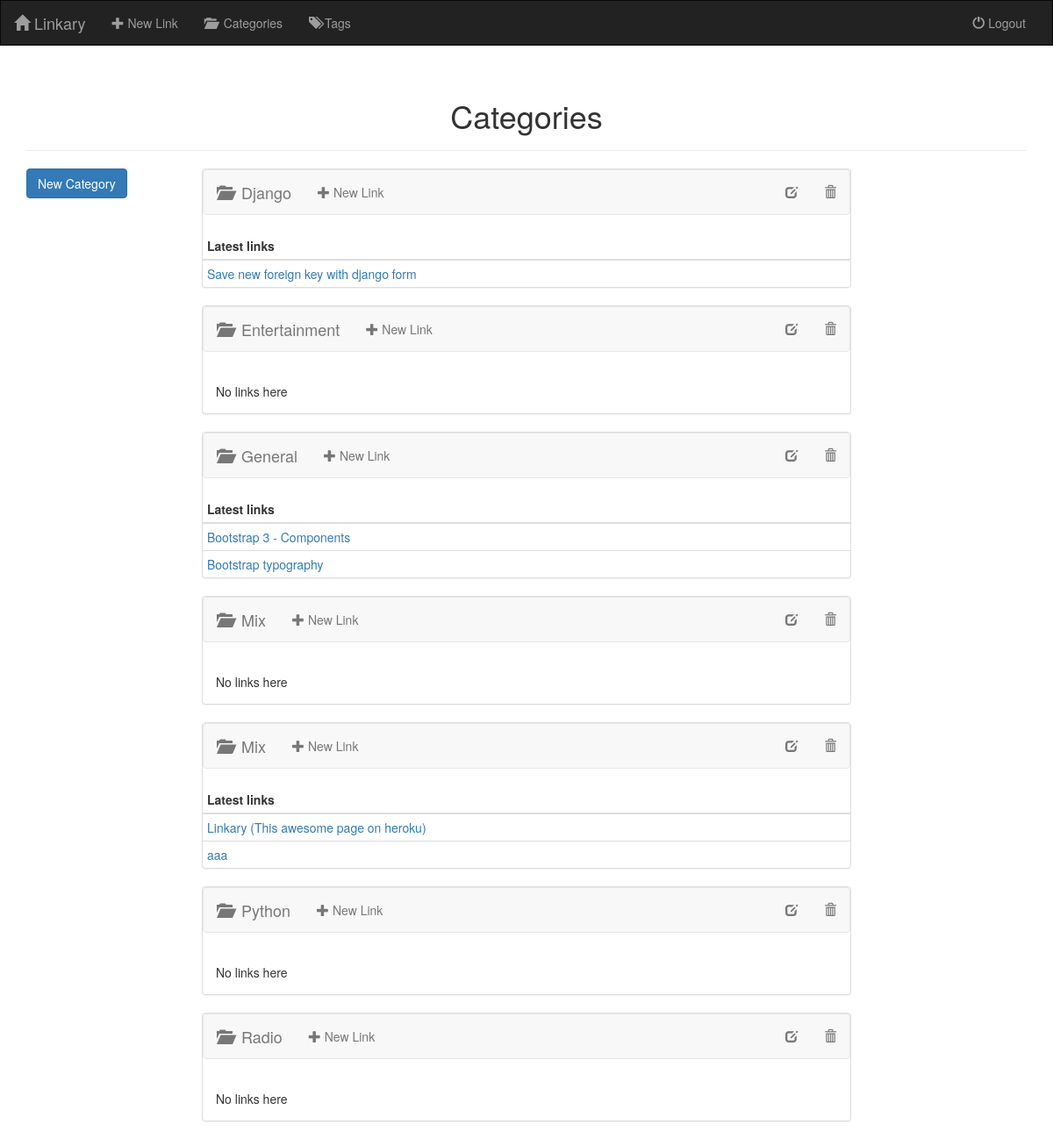
Page /category/ (signed in) on the earlier database version.
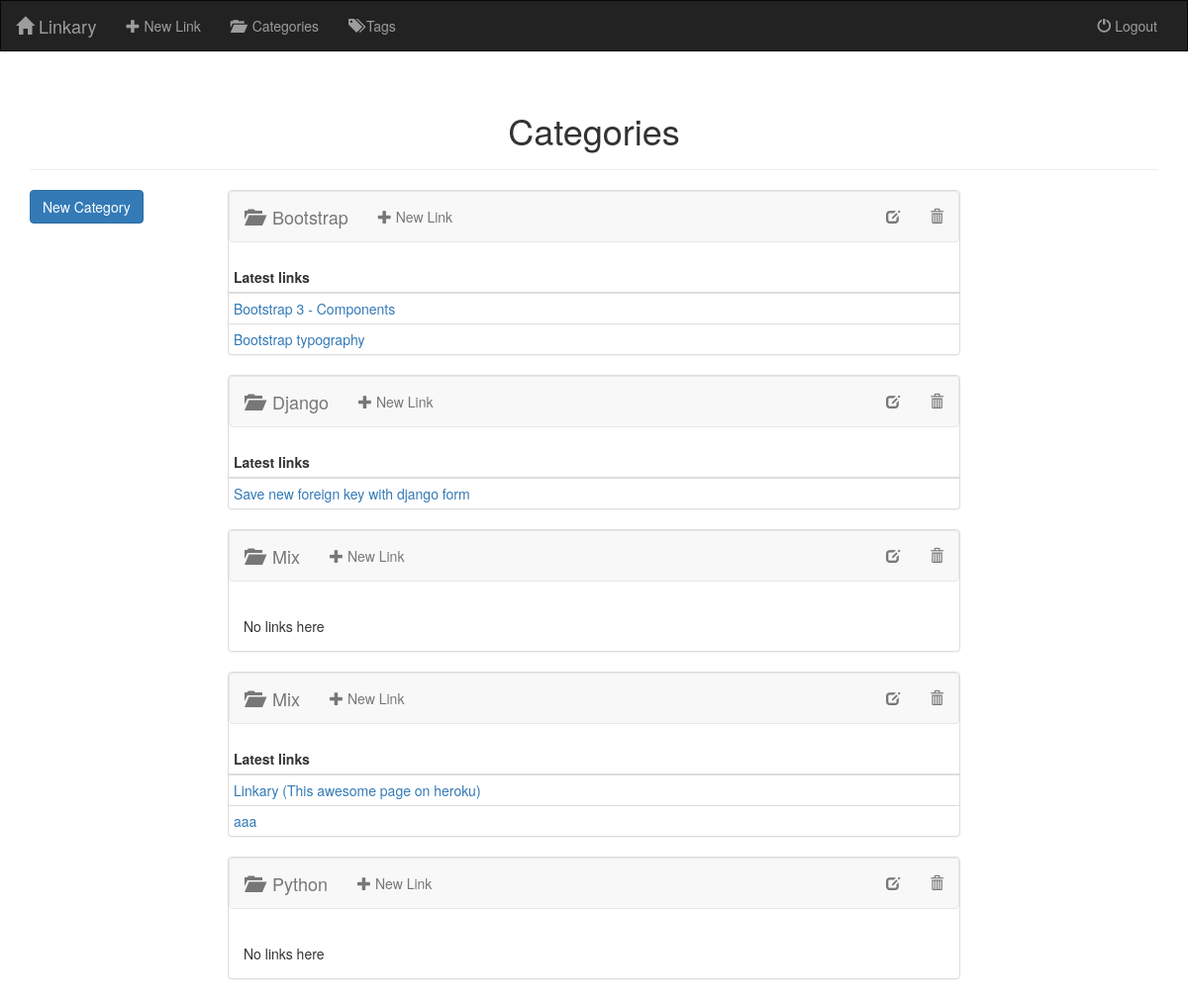
Same page on the later database version.
### linkary/models.py (models this page shows, shortened)
class TimedModel(models.Model):
    time_created = models.DateTimeField(auto_now_add=True)
    time_modified = models.DateTimeField(auto_now=True)
    class Meta:
        abstract = True

class Category(TimedModel):
    name = models.CharField(max_length=100)
    class Meta:
        verbose_name_plural = 'Categories'
    def latest_links(self):
        result = self.link_set.order_by('-time_modified')[:10]
        return result

class Link(TimedModel):
    url = models.URLField()
    name = models.CharField(max_length=500)
    author = models.ForeignKey(User, on_delete=models.SET_NULL, blank=True, null=True)
    category = models.ForeignKey(Category, on_delete=models.SET_NULL, blank=True, null=True)
    class Meta:
        get_latest_by = ['time_created']

### linkary/views.py (the view)
# urls.py: path('category/', views.CategoryListView.as_view(), name='category_list'),
class CategoryListView(LoginRequiredMixin, ListView):
    model = models.Category
    ordering = ['name']

### linkary/templates/linkary/category_list.html (shortened to what this page needs)
{% extends 'linkary/base.html' %}
{% block content %}
    <div class="container">
        <div class="page-header">
            <h1 class="text-center">Categories</h1>
        </div>
    </div>
    <div class="container-fluid">
        <div class="row">
            <div class="col-sm-2">
                <div class="container">
                    <a href="{% url 'category_create' %}" class="btn btn-primary">New Category</a>
                </div>
            </div>
            <div class="col-sm-8">
                <div class="container-fluid">
                    <div class="row row-eq-height">
                        {% for category in object_list %}
                            {% include 'linkary/category_thumbnail.html' %}
                        {% empty %}
                            <h3><small>No categories to show</small></h3>
                        {% endfor %}
                    </div>
                </div>
            </div>
        </div>
    </div>
{% endblock %}

### linkary/templates/linkary/base.html (shortened to what this page needs)
<!DOCTYPE html>
<html lang="pl">
<head>
    {% load static %}
    <link rel="stylesheet" type="text/css" href="https://maxcdn.bootstrapcdn.com/bootstrap/3.3.7/css/bootstrap.min.css">
</head>
<body>
    <div class="navbar navbar-inverse" style="border-radius: 0;">
        <div class="container-fluid">
            <div class="navbar-header">
                <a class="navbar-brand" href="{% url 'index' %}">
                    <span class="glyphicon glyphicon-home"></span>&nbsp;Linkary
                </a>
            </div>
            <div class="collapse navbar-collapse" id="topNavBar">
                <ul class="nav navbar-nav">
                    <li><a href="{% url 'link_create' %}"><span class="glyphicon glyphicon-plus"></span>&nbsp;New Link</a></li>
                    <li><a href="{% url 'category_list' %}"><span class="glyphicon glyphicon-folder-open"></span>&nbsp;&nbsp;Categories</a></li>
                    <li><a href="#"><span class="glyphicon glyphicon-tags"></span>&nbsp;Tags</a></li>
                </ul>
                <ul class="nav navbar-nav navbar-right">
                    <li>
                    {% if user.is_authenticated %}
                        <a href="{% url 'logout' %}">
                            <span class="glyphicon glyphicon-off" aria-hidden="true"></span>&nbsp;Logout
                        </a>
                    {% else %}
                        <a href="{% url 'login' %}">
                            Login
                        </a>
			        {% endif %}
                    </li>
                </ul>
            </div>
        </div>
    </div>
    {% block content %}
    {% endblock %}
</body>
</html>

### linkary/templates/linkary/category_thumbnail.html
<div class="col-md-12">
    <div class="panel panel-default">
        <div class="navbar navbar-default">
            <div class="container-fluid">
                <div class="navbar-header">
                    <a class="navbar-brand" href="{% url 'category_detail' category.pk %}" title="View details">
                        <span class="glyphicon glyphicon-folder-open"></span>&nbsp;&nbsp;{{ category.name }}
                    </a>
                </div>
                <ul class="nav navbar-nav">
                    <li>
                        <a href="#" title="New Link">
                            <span class="glyphicon glyphicon-plus"></span>
                            New Link
                        </a>
                    </li>
                </ul>
                <ul class="nav navbar-nav navbar-right">
                    <li>
                        <a href="{% url 'category_edit' category.pk %}" title="Edit">
                            <span class="glyphicon glyphicon-edit"></span>
                        </a>
                    </li>
                    <li>
                        <a href="{% url 'category_delete' category.pk %}" title="Delete">
                            <span class="glyphicon glyphicon-trash"></span>
                        </a>
                    </li>
                </ul>
            </div>
        </div>
        {% if category.link_set.count %}
            <table class="table table-condensed">
                <thead>
                    <tr><th>Latest links</th></tr>
                </thead>
                {% for link in category.latest_links %}
                <tr><td><a href="{{ link.url }}">{{ link.name }}</a></td></tr>
                {% endfor %}
            </table>
        {% else %}
            <div class="panel-body">No links here</div>
        {% endif %}
    </div>
</div>

Differences in the rows shown:
removed Category: name "Entertainment", shows "No links here"
removed Category: name "Radio", shows "No links here"
changed Category: name "General" → "Bootstrap"; moves up the list
